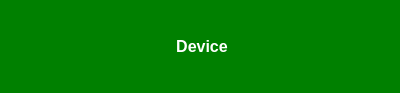
<?xml version="1.0" encoding="UTF-8"?>
<ui version="4.0">
 <class>Device</class>
 <widget class="QWidget" name="Device">
  <property name="geometry">
   <rect>
    <x>0</x>
    <y>0</y>
    <width>400</width>
    <height>93</height>
   </rect>
  </property>
  <property name="minimumSize">
   <size>
    <width>400</width>
    <height>93</height>
   </size>
  </property>
  <property name="windowTitle">
   <string>Form</string>
  </property>
  <property name="styleSheet">
   <string notr="true">background: green;
border: 1px gray solid;
color: white;
border-radius: 2px;</string>
  </property>
  <layout class="QVBoxLayout" name="verticalLayout">
   <item>
    <widget class="QLabel" name="label">
     <property name="minimumSize">
      <size>
       <width>382</width>
       <height>20</height>
      </size>
     </property>
     <property name="maximumSize">
      <size>
       <width>16777215</width>
       <height>20</height>
      </size>
     </property>
     <property name="font">
      <font>
       <pointsize>12</pointsize>
       <weight>75</weight>
       <bold>true</bold>
      </font>
     </property>
     <property name="text">
      <string>Device</string>
     </property>
     <property name="alignment">
      <set>Qt::AlignCenter</set>
     </property>
    </widget>
   </item>
   <item>
    <layout class="QVBoxLayout" name="verticalLayout_2">
     <item>
      <layout class="QHBoxLayout" name="horizontalLayout"/>
     </item>
    </layout>
   </item>
  </layout>
 </widget>
 <resources/>
 <connections/>
</ui>
